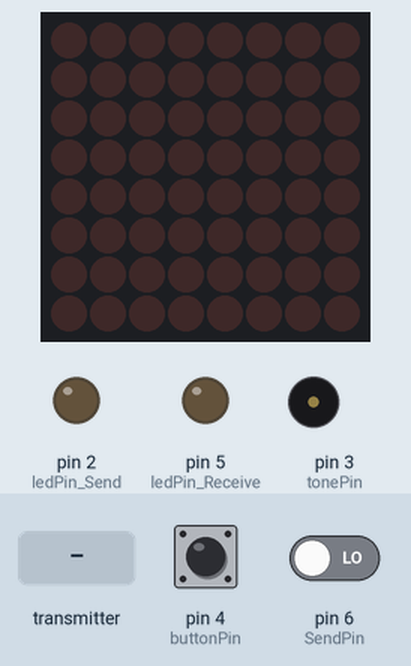
This sketch was run on a simulated Arduino Uno, built with avr-gcc and run on an emulated ATmega328P. On the bench: 8×8 LED matrix, output pins drawn as LEDs (lit = HIGH), buzzer (waves = sounding). Dashed ring = blinking. The test bench sets the inputs (shaded band); at power-on: pin 6 (SendPin) LOW, pin 4 (buttonPin) HIGH. No radio packets arrive unless stated.

Above: at 4.3 s.
4.4 s: the transmitter starts sending ch = 0
At 5.2 s:
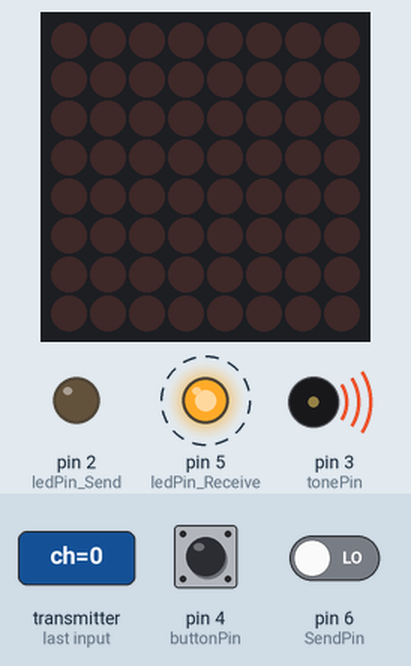
10.4 s: pin 6 (SendPin) driven HIGH
At 13.2 s:
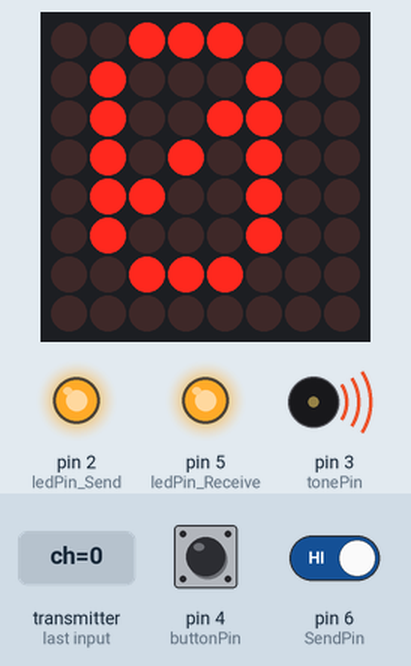
13.4 s: pin 4 (buttonPin) pulled LOW for 3.2 s
At 15.5 s:
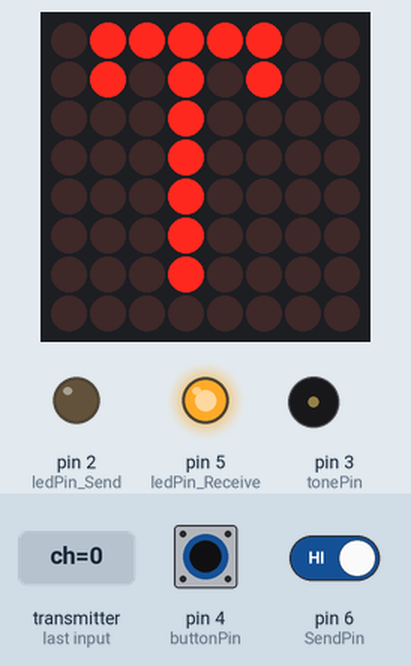
18.1 s: pin 4 (buttonPin) driven LOW and pin 6 (SendPin) driven LOW
At 20.3 s:
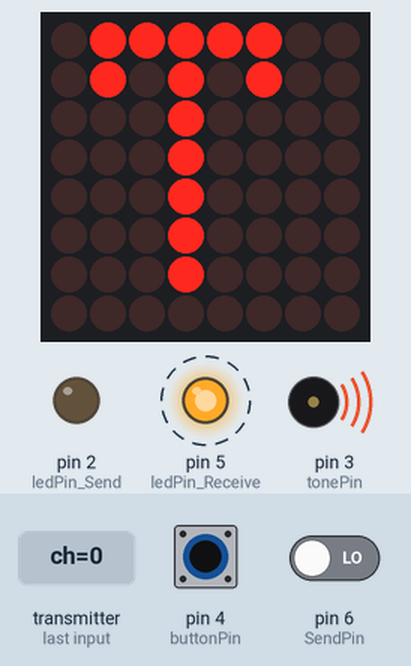
Timing chart, 0 to 22.1 s (numbered marks = the images above; inputs shaded):
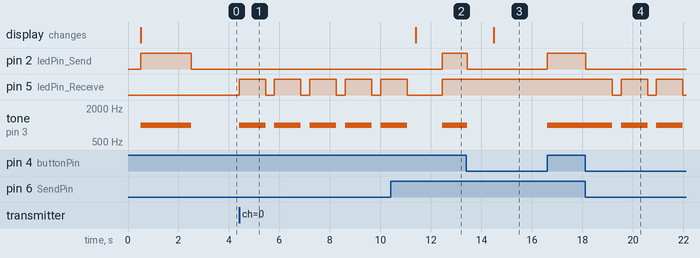

The sketch:

Cipher-Link_Code_Nano1.ino
```cpp
#include <Wire.h>
#include <Adafruit_GFX.h>
#include "Adafruit_LEDBackpack.h"
#include <SPI.h>
#include <nRF24L01.h>
#include <RF24.h>

Adafruit_8x8matrix matrix = Adafruit_8x8matrix();
RF24 radio(7, 8);  // CE, CSN pins

const byte address[][6] = { "000001", "000002" };
// boolean buttonState = 0;
// boolean buttonStateR = 0;
// boolean buttonStateT = 0;
int buttonState = LOW;
int lastButtonState = LOW;
char Data, ch;

int tonePin = 3;
int toneFreq = 1000;
int ledPin_Send = 2;
int ledPin_Receive = 5;
int buttonPin = 4;
int SendPin = 6;
int debounceDelay = 30;

int dotLength = 350;
// dotLength = basic unit of speed in milliseconds
// 240 gives 5 words per minute (WPM) speed.
// WPM = 1200/dotLength.
// For other speeds, use dotLength = 1200/(WPM)
//
// Other lengths are computed from dot length
int dotSpace = dotLength;
int dashLength = dotLength * 3;
int letterSpace = dotLength * 3;
int wordSpace = dotLength * 7;
float wpm = 1200. / dotLength;

int t1, t2, onTime, gap;
bool newLetter, newWord, letterFound, keyboardText;
int lineLength = 0;
int maxLineLength = 20;

char* letters[] = {
  ".-", "-...", "-.-.", "-..", ".", "..-.", "--.", "....", "..",    // A-I
  ".---", "-.-", ".-..", "--", "-.", "---", ".--.", "--.-", ".-.",  // J-R
  "...", "-", "..-", "...-", ".--", "-..-", "-.--", "--.."          // S-Z
};

char* numbers[] = {
  "-----", ".----", "..---", "...--", "....-",  //0-4
  ".....", "-....", "--...", "---..", "----."   //5-9
};

String dashSeq = "";
char keyLetter;
int i, index;

enum State {
  TASK_A,
  TASK_B
};

State currentState = TASK_A;

void setup() {
  delay(500);
  matrix.begin(0x70);  // Address 0x70 for the 8x8 matrix
  pinMode(ledPin_Send, OUTPUT);
  pinMode(ledPin_Receive, OUTPUT);
  pinMode(tonePin, OUTPUT);
  pinMode(buttonPin, INPUT_PULLUP);
  pinMode(SendPin, INPUT);
  radio.begin();
  radio.openWritingPipe(address[1]);
  radio.openReadingPipe(1, address[0]);
  radio.stopListening();
  radio.setPALevel(RF24_PA_MIN);


  // Test the LED and tone
  tone(tonePin, toneFreq);
  digitalWrite(ledPin_Send, HIGH);
  delay(2000);
  digitalWrite(ledPin_Send, LOW);
  noTone(tonePin);
  delay(600);

  newLetter = false;  //if false, do NOT check for end of letter gap
  newWord = false;    //if false, do NOT check for end of word gap
}


void loop() {

  while (digitalRead(SendPin) == HIGH) {
    digitalWrite(ledPin_Receive, HIGH);
    sendSignal();
  }

  while (digitalRead(SendPin) == LOW) {
    digitalWrite(ledPin_Receive, LOW);
    radio.startListening();
    if (radio.available()) {
      receiveSignal();
    } else {
      break;
    }
  };
}

void sendSignal() {

  if (digitalRead(buttonPin) == HIGH) {
    newLetter = true;
    t1 = millis();                    // time at button press
    digitalWrite(ledPin_Send, HIGH);  // turn on LED and tone
    tone(tonePin, toneFreq);
    delay(debounceDelay);

    while (digitalRead(buttonPin) == HIGH) {
      delay(debounceDelay);
    }
    delay(debounceDelay);

    t2 = millis();                   // time at button release
    onTime = t2 - t1;                // length of dot or dash keyed in
    digitalWrite(ledPin_Send, LOW);  // turn off LED and tone
    noTone(tonePin);

    // check if dot or dash
    if (onTime <= dotLength * 1.5)  // allow for 50% longer
    {
      dashSeq = dashSeq + ".";
    }  // build dot/dash sequence
    else {
      dashSeq = dashSeq + "-";
    }
  }

  // look for a gap >= letterSpace to signal end letter
  gap = millis() - t2;
  if (newLetter == true && gap >= letterSpace) {
    // check through letter sequences to find matching dash sequence
    letterFound = false;
    keyLetter = 63;  // char 63 is "?"
    for (i = 0; i <= 25; i++) {
      if (dashSeq == letters[i]) {
        keyLetter = i + 65;
        letterFound = true;
        break;  // don't keep checking if letter found
      }
    }
    if (!letterFound)  // now check for numbers
    {
      for (i = 0; i <= 10; i++) {
        if (dashSeq == numbers[i]) {
          keyLetter = i + 48;
          letterFound = true;
          break;  // don't keep checking if number found
        }
      }
    }
    if (!letterFound)  // buzz for an unknown key sequence
    {
      tone(tonePin, 100, 500);
    }
    newLetter = false;  // reset
    dashSeq = "";

    matrix.setTextSize(1);
    matrix.setTextColor(LED_ON);
    matrix.clear();
    matrix.setCursor(1, 0);
    matrix.print(keyLetter);
    matrix.writeDisplay();
    radio.stopListening();
    Data = keyLetter;
    radio.write(&Data, sizeof(Data));
  }
}


void receiveSignal() {
  radio.startListening();
  while (!radio.available())
    ;
  radio.read(&ch, sizeof(ch));
  if (ch >= 'a' && ch <= 'z') { ch = ch - 32; }

  if (ch >= 'A' && ch <= 'Z') {
    // Serial.print(ch);
    // Serial.print(" ");
    // Serial.println(letters[ch-'A']);
    flashSequence(letters[ch - 'A'], ch);
    delay(letterSpace);
  }
  if (ch >= '0' && ch <= '9') {
    // Serial.print(ch);
    // Serial.print(" ");
    // Serial.println(numbers[ch-'0']);
    flashSequence(numbers[ch - '0'], ch);
    delay(letterSpace);
  }
  if (ch == ' ') {
    // Serial.println("_");
    delay(wordSpace);
  }
}


void flashSequence(char* sequence, char letter) {
  int i = 0;
  while (sequence[i] == '.' || sequence[i] == '-') {
    flashDotOrDash(sequence[i]);
    i++;
  }

  matrix.setTextSize(1);
  matrix.setTextColor(LED_ON);
  matrix.clear();
  matrix.setCursor(1, 0);
  matrix.print(letter);
  matrix.writeDisplay();
}

void flashDotOrDash(char dotOrDash) {
  digitalWrite(ledPin_Receive, HIGH);
  tone(tonePin, toneFreq);
  if (dotOrDash == '.') {
    delay(dotLength);
  } else {
    delay(dashLength);
  }

  digitalWrite(ledPin_Receive, LOW);
  noTone(tonePin);
  delay(dotLength);
}
//--- end of sketch ---
```

Measured:
- after the input at 4.4 s, pin 5 (ledPin_Receive): alternates HIGH for 1.1 s and LOW for 0.35 s, starting at once; tone on pin 3 (tonePin): alternates 1000 Hz for 1.1 s and silent for 0.35 s, starting at once
- after the input at 10.4 s, pin 2 (ledPin_Send): LOW → HIGH after 2.1 s
- after the input at 13.4 s, pin 2 (ledPin_Send): HIGH → LOW at once, → HIGH 3.2 s later; tone on pin 3 (tonePin): 1000 Hz → silent at once, → 1000 Hz 3.2 s later; the display: changes after 1.1 s (image 3)
- after the input at 18.1 s, pin 2 (ledPin_Send): HIGH → LOW at once; pin 5 (ledPin_Receive): alternates HIGH for 1.1 s and LOW for 0.35 s, starting after 1.1 s; tone on pin 3 (tonePin): alternates 1000 Hz for 1.1 s and silent for 0.35 s, starting after 1.1 s
